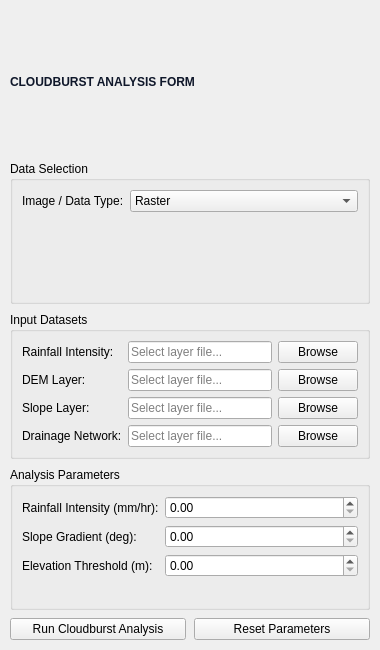
<?xml version="1.0" encoding="UTF-8"?>
<ui version="4.0">
 <class>CloudburstForm</class>
 <widget class="QWidget" name="CloudburstForm">
  <property name="geometry"><rect><x>0</x><y>0</y><width>380</width><height>650</height></rect></property>
  <layout class="QVBoxLayout" name="mainLayout">
   <property name="spacing"><number>8</number></property>
   <property name="leftMargin"><number>10</number></property>
   <property name="topMargin"><number>10</number></property>
   <property name="rightMargin"><number>10</number></property>
   <property name="bottomMargin"><number>10</number></property>
   <item><widget class="QLabel" name="lblTitle"><property name="text"><string>CLOUDBURST ANALYSIS FORM</string></property><property name="styleSheet"><string>font-size: 12px; font-weight: bold; color: #0F172A;</string></property></widget></item>
   <item>
    <widget class="QGroupBox" name="grpData">
     <property name="title"><string>Data Selection</string></property>
     <layout class="QFormLayout">
      <item row="0" column="0"><widget class="QLabel"><property name="text"><string>Image / Data Type:</string></property></widget></item>
      <item row="0" column="1">
       <widget class="QComboBox" name="cmbDataType">
        <item><property name="text"><string>Raster</string></property></item>
        <item><property name="text"><string>DEM</string></property></item>
       </widget>
      </item>
     </layout>
    </widget>
   </item>
   <item>
    <widget class="QGroupBox" name="grpInputs">
     <property name="title"><string>Input Datasets</string></property>
     <layout class="QFormLayout">
      <item row="0" column="0"><widget class="QLabel"><property name="text"><string>Rainfall Intensity:</string></property></widget></item>
      <item row="0" column="1">
       <layout class="QHBoxLayout">
        <item><widget class="QLineEdit" name="txtRain"><property name="placeholderText"><string>Select layer file...</string></property></widget></item>
        <item><widget class="QPushButton" name="btnBrowseRain"><property name="text"><string>Browse</string></property></widget></item>
       </layout>
      </item>
      <item row="1" column="0"><widget class="QLabel"><property name="text"><string>DEM Layer:</string></property></widget></item>
      <item row="1" column="1">
       <layout class="QHBoxLayout">
        <item><widget class="QLineEdit" name="txtDEM"><property name="placeholderText"><string>Select layer file...</string></property></widget></item>
        <item><widget class="QPushButton" name="btnBrowseDEM"><property name="text"><string>Browse</string></property></widget></item>
       </layout>
      </item>
      <item row="2" column="0"><widget class="QLabel"><property name="text"><string>Slope Layer:</string></property></widget></item>
      <item row="2" column="1">
       <layout class="QHBoxLayout">
        <item><widget class="QLineEdit" name="txtSlope"><property name="placeholderText"><string>Select layer file...</string></property></widget></item>
        <item><widget class="QPushButton" name="btnBrowseSlope"><property name="text"><string>Browse</string></property></widget></item>
       </layout>
      </item>
      <item row="3" column="0"><widget class="QLabel"><property name="text"><string>Drainage Network:</string></property></widget></item>
      <item row="3" column="1">
       <layout class="QHBoxLayout">
        <item><widget class="QLineEdit" name="txtDrainage"><property name="placeholderText"><string>Select layer file...</string></property></widget></item>
        <item><widget class="QPushButton" name="btnBrowseDrainage"><property name="text"><string>Browse</string></property></widget></item>
       </layout>
      </item>
     </layout>
    </widget>
   </item>
   <item>
    <widget class="QGroupBox" name="grpParams">
     <property name="title"><string>Analysis Parameters</string></property>
     <layout class="QFormLayout">
      <item row="0" column="0"><widget class="QLabel"><property name="text"><string>Rainfall Intensity (mm/hr):</string></property></widget></item>
      <item row="0" column="1"><widget class="QDoubleSpinBox" name="spnRainRate"><property name="maximum"><double>500</double></property></widget></item>
      <item row="1" column="0"><widget class="QLabel"><property name="text"><string>Slope Gradient (deg):</string></property></widget></item>
      <item row="1" column="1"><widget class="QDoubleSpinBox" name="spnSlope"><property name="maximum"><double>90</double></property></widget></item>
      <item row="2" column="0"><widget class="QLabel"><property name="text"><string>Elevation Threshold (m):</string></property></widget></item>
      <item row="2" column="1"><widget class="QDoubleSpinBox" name="spnElev"><property name="maximum"><double>8848</double></property></widget></item>
     </layout>
    </widget>
   </item>
   <item>
    <layout class="QHBoxLayout" name="btnLayout">
     <item><widget class="QPushButton" name="btnRun"><property name="text"><string>Run Cloudburst Analysis</string></property></widget></item>
     <item><widget class="QPushButton" name="btnReset"><property name="text"><string>Reset Parameters</string></property></widget></item>
    </layout>
   </item>
  </layout>
 </widget>
</ui>
